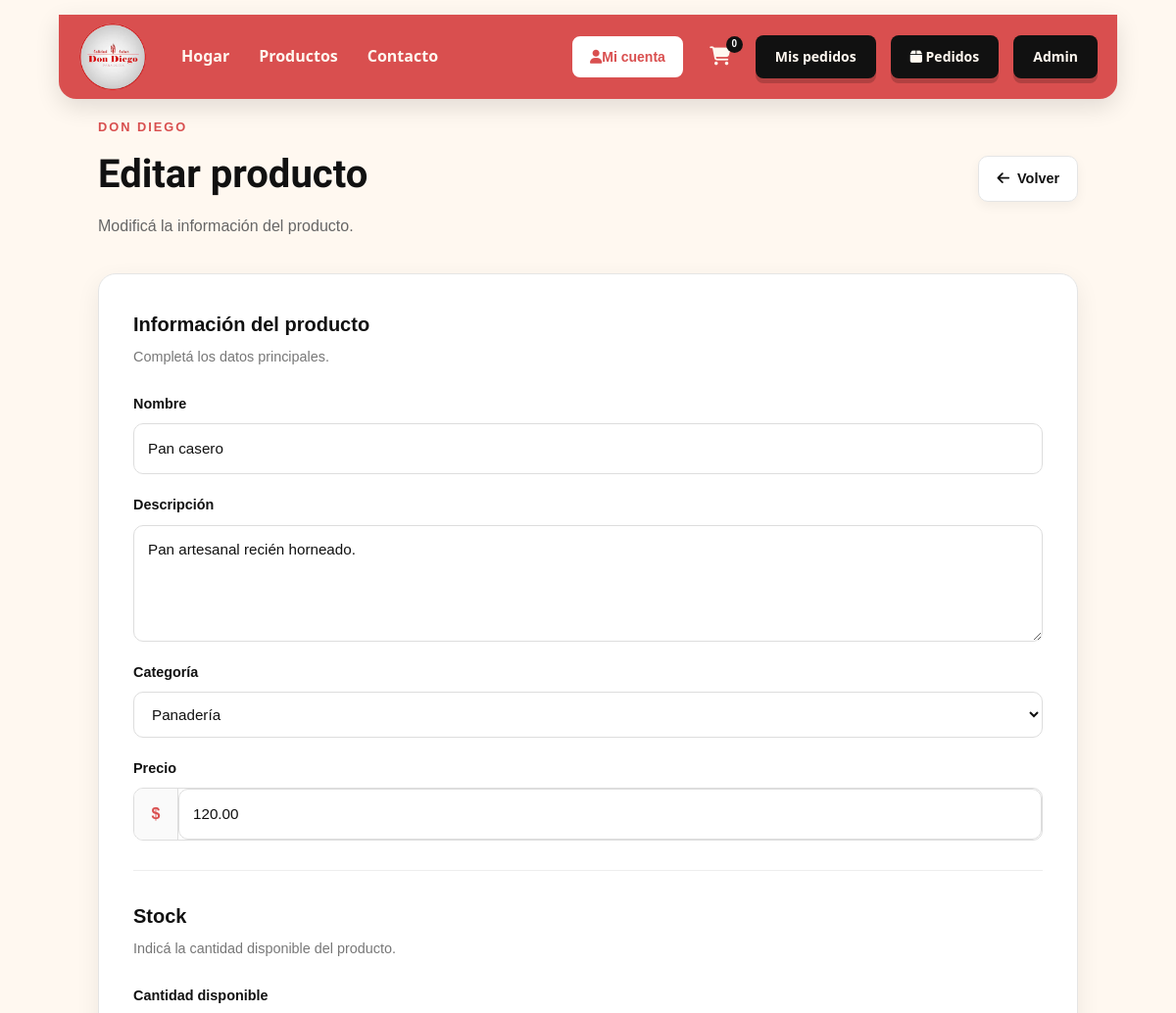
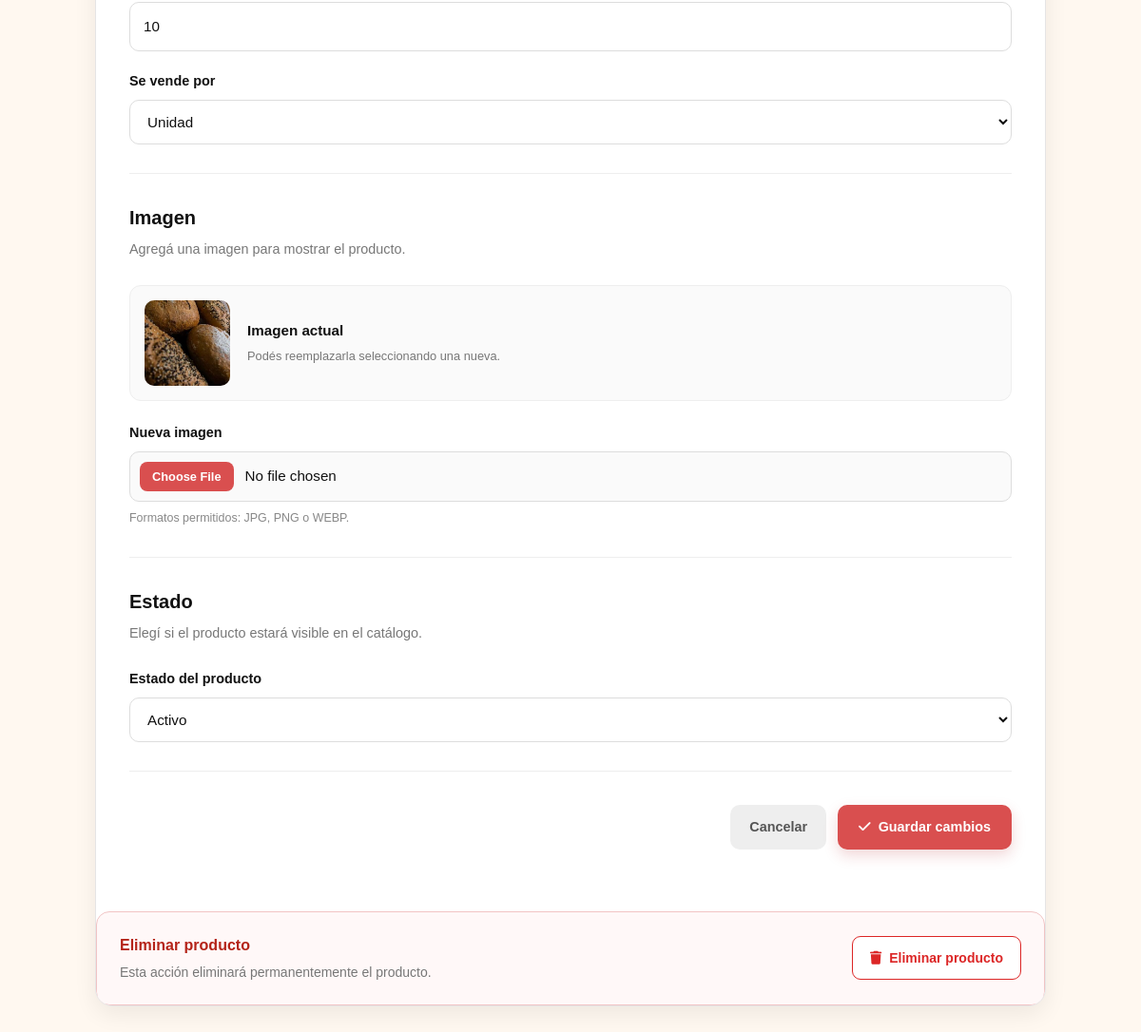
The page /admin/productos/editar?id=22 (signed in) on the database its author committed (2 pictures, top to bottom).
### tables this page shows
CREATE TABLE `productos` (
  `id` int(11) NOT NULL,
  `nombre` varchar(150) NOT NULL,
  `descripcion` text DEFAULT NULL,
  `precio` decimal(10,2) NOT NULL,
  `stock` int(11) NOT NULL DEFAULT 100,
  `unidad_venta` varchar(30) NOT NULL DEFAULT 'unidad',
  `categoria_id` int(11) NOT NULL,
  `imagen` varchar(255) DEFAULT NULL,
  `activo` tinyint(1) NOT NULL DEFAULT 1,
  `created_at` timestamp NOT NULL DEFAULT current_timestamp(),
  `updated_at` timestamp NOT NULL DEFAULT current_timestamp() ON UPDATE current_timestamp()
);

CREATE TABLE `categorias` (
  `id` int(11) NOT NULL,
  `nombre` varchar(100) NOT NULL
);

### config/Url.php (called while the page is built, shortened)
<?php
if (!function_exists('url')) {
    function url($path = '')
    {
        $documentRoot = realpath($_SERVER['DOCUMENT_ROOT'] ?? '');
        $projectRoot = realpath(__DIR__ . '/..');
        $basePath = '';
        if ($documentRoot && $projectRoot && strpos($projectRoot, $documentRoot) === 0) {
            $basePath = str_replace(DIRECTORY_SEPARATOR, '/', substr($projectRoot, strlen($documentRoot)));
        }
        $path = '/' . ltrim($path, '/');
        return rtrim($basePath, '/') . ($path === '/' ? '/' : $path);
    }
}

### models/Producto.php (called while the page is built, shortened)
<?php
class Producto
{
    private $db;
    public function __construct($db)
    {
        $this->db = $db;
    }
    public function obtenerPorId($id)
    {
        $sql = "
            SELECT
                p.id,
                p.nombre,
                p.descripcion,
                p.precio,
                p.stock,
                p.unidad_venta,
                p.imagen,
                p.activo,
                p.categoria_id,
                c.nombre AS categoria
            FROM productos p
            INNER JOIN categorias c
                ON p.categoria_id = c.id
            WHERE p.id = ?
        ";
        $stmt = $this->db->prepare($sql);
        $stmt->bind_param("i", $id);
        $stmt->execute();
        $resultado = $stmt->get_result();
        return $resultado->fetch_assoc();
    }
    public function obtenerCategorias()
    {
        $sql = "
            SELECT
                id,
                nombre
            FROM categorias
            ORDER BY nombre ASC
        ";
        $resultado = $this->db->query($sql);
        return $resultado->fetch_all(MYSQLI_ASSOC);
    }
}

### views/admin/productos-form.php (the view, shortened to what this page needs)
<?php
require __DIR__ . '/../layouts/head.php';
$editando = !empty($producto);
?>
<body class="pagina-admin">
    <?php require __DIR__ . '/../layouts/header.php'; ?>
    <main class="admin-form-container">
        <section class="admin-form-header">
            <div>
                <span class="admin-etiqueta">
                    DON DIEGO
                </span>
                <h1>
                    <?= $editando ? 'Editar producto' : 'Agregar producto' ?>
                </h1>
                <p>
                    <?= $editando
                        ? 'Modificá la información del producto.'
                        : 'Agregá un nuevo producto al catálogo.'
                    ?>
                </p>
            </div>
            <a
                href="<?= url('/admin/productos') ?>"
                class="btn-volver">
                <i class="fa-solid fa-arrow-left"></i>
                Volver
            </a>
        </section>
        <section class="admin-form-card">
            <form
                action="<?= url('/admin/productos') ?>"
                method="POST"
                enctype="multipart/form-data"
                class="producto-form">
                <div class="form-seccion">
                    <div class="form-seccion-header">
                        <h2>
                            Información del producto
                        </h2>
                        <p>
                            Completá los datos principales.
                        </p>
                    </div>
                    <div class="form-grupo">
                        <label for="nombre">
                            Nombre
                        </label>
                        <input
                            type="text"
                            id="nombre"
                            name="nombre"
                            placeholder="Ej. Bizcochos de grasa"
                            value="<?= htmlspecialchars($producto['nombre'] ?? '') ?>"
                            required>
                    </div>
                    <div class="form-grupo">
                        <label for="descripcion">
                            Descripción
                        </label>
                        <textarea
                            id="descripcion"
                            name="descripcion"
                            rows="4"
                            placeholder="Describí brevemente el producto..."><?= htmlspecialchars($producto['descripcion'] ?? '') ?></textarea>
                    </div>
                    <div class="form-grupo">
                        <label for="categoria">
                            Categoría
                        </label>
                        <select
                            id="categoria"
                            name="categoria_id"
                            required>
                            <?php foreach ($categorias as $categoria): ?>
                                <option
                                    value="<?= $categoria['id'] ?>"
                                    <?= (($producto['categoria_id'] ?? '') == $categoria['id'])
                                        ? 'selected'
                                        : ''
                                    ?>>
                                    <?= htmlspecialchars($categoria['nombre']) ?>
                                </option>
                            <?php endforeach; ?>
                        </select>
                    </div>
                    <div class="form-grupo">
                        <label for="precio">
                            Precio
                        </label>
                        <div class="input-precio">
                            <span>
                                $
                            </span>
                            <input
                                type="number"
                                id="precio"
                                name="precio"
                                min="0"
                                step="1"
                                placeholder="0"
                                value="<?= htmlspecialchars($producto['precio'] ?? '') ?>"
                                required>
                        </div>
                    </div>
                </div>
                <div class="form-seccion">
                    <div class="form-seccion-header">
                        <h2>Stock</h2>
                        <p>Indicá la cantidad disponible del producto.</p>
                    </div>
                    <div class="form-grupo">
                        <label for="stock">Cantidad disponible</label>
                        <input
                            type="number"
                            id="stock"
                            name="stock"
                            min="0"
                            step="1"
                            value="<?= htmlspecialchars($producto['stock'] ?? '100') ?>"
                            required>
                    </div>
                    <div class="form-grupo">
                        <label for="unidad_venta">Se vende por</label>
                        <select id="unidad_venta" name="unidad_venta" required>
                            <?php $unidadSeleccionada = $producto['unidad_venta'] ?? 'unidad'; ?>
                            <option value="unidad" <?= $unidadSeleccionada === 'unidad' ? 'selected' : '' ?>>Unidad</option>
                        </select>
                    </div>
                </div>
                <div class="form-seccion">
                    <div class="form-seccion-header">
                        <h2>
                            Imagen
                        </h2>
                        <p>
                            Agregá una imagen para mostrar el producto.
                        </p>
                    </div>
                    <?php if ($editando && !empty($producto['imagen'])): ?>
                        <div class="imagen-actual">
                            <img
                                src="<?= url('/public/img/' . htmlspecialchars($producto['imagen'])) ?>"
                                alt="<?= htmlspecialchars($producto['nombre']) ?>">
                            <div>
                                <strong>
                                    Imagen actual
                                </strong>
                                <span>
                                    Podés reemplazarla seleccionando una nueva.
                                </span>
                            </div>
                        </div>
                    <?php endif; ?>
                    <div class="form-grupo">
                        <label for="imagen">
                            <?= $editando
                                ? 'Nueva imagen'
                                : 'Imagen del producto'
                            ?>
                        </label>
                        <input
                            type="file"
                            id="imagen"
                            name="imagen"
                            accept="image/jpeg,image/png,image/webp"
                            <?= $editando ? '' : 'required' ?>>
                        <small>
                            Formatos permitidos: JPG, PNG o WEBP.
                        </small>
                    </div>
                </div>
                <?php if ($editando): ?>
                    <div class="form-seccion">
                        <div class="form-seccion-header">
                            <h2>
                                Estado
                            </h2>
                            <p>
                                Elegí si el producto estará visible en el catálogo.
                            </p>
                        </div>
                        <div class="form-grupo">
                            <label for="activo">
                                Estado del producto
                            </label>
                            <select
                                id="activo"
                                name="activo">
                                <option
                                    value="1"
                                    <?= ($producto['activo'] ?? 1) == 1
                                        ? 'selected'
                                        : ''
                                    ?>>
                                    Activo
                                </option>
                            </select>
                        </div>
                    </div>
                <?php endif; ?>
                <div class="form-acciones">
                    <a
                        href="<?= url('/admin/productos') ?>"
                        class="btn-cancelar">
                        Cancelar
                    </a>
                    <button
                        type="submit"
                        class="btn-guardar">
                        <i class="fa-solid fa-check"></i>
                        <?= $editando
                            ? 'Guardar cambios'
                            : 'Agregar producto'
                        ?>
                    </button>
                </div>
            </form>
            <?php if ($editando): ?>
                <div class="form-eliminar">
                    <div>
                        <strong>
                            Eliminar producto
                        </strong>
                        <p>
                            Esta acción eliminará permanentemente el producto.
                        </p>
                    </div>
                    <form
                        action="<?= url('/admin/productos') ?>"
                        method="POST"
                        onsubmit="return confirm(
                            '¿Seguro que querés eliminar este producto? Esta acción no se puede deshacer.'
                        );"
                    >
                        <button
                            type="submit"
                            class="btn-eliminar-definitivo"
                        >
                            <i class="fa-solid fa-trash"></i>
                            Eliminar producto
                        </button>
                    </form>
                </div>
            <?php endif; ?>
        </section>
    </main>
</body>
</html>

### public/css/variable.css (style rules this page uses)
:root { --color-background: #FFF8F0; --color-primary: #D94F4F; --color-secondary: #B22222; --color-brown: #8B5E3C; --color-text: #333333; --color-dark: #111111; --font-main: "Sansita Swashed", cursive; --font-title: var(--font-main); --font-body: system-ui, -apple-system, "Segoe UI", Roboto, "Helvetica Neue", Arial, sans-serif; --radius: 8px; --radius-img: 15px; }

### public/css/style.css (style rules this page uses)
* { margin: 0; padding: 0; box-sizing: border-box; }
html { scroll-behavior: smooth; }
body { font-family: Arial, sans-serif; background-color: #fff; color: #222; line-height: 1.6; }
img { max-width: 100%; display: block; }
a { text-decoration: none; color: inherit; }
button, input, textarea, select { font: inherit; }
button { cursor: pointer; }

### rows shown on the page
productos: nombre "Pan casero", descripcion "Pan artesanal recién horneado.", categoria_id "Panadería", precio "120.00", stock "10", unidad_venta "Unidad", imagen (picture), activo "Activo"

### other values the page prints
$cantidadCarrito "0"
